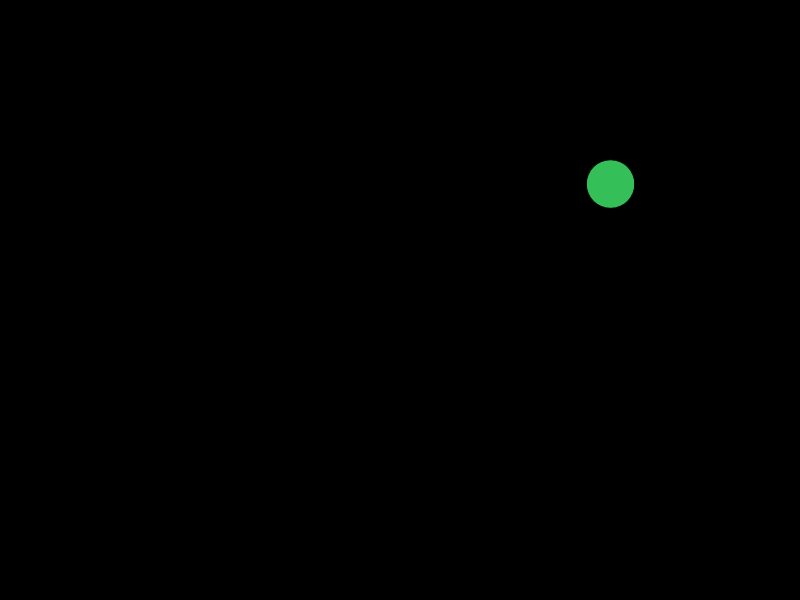
Frame 1 (no input)
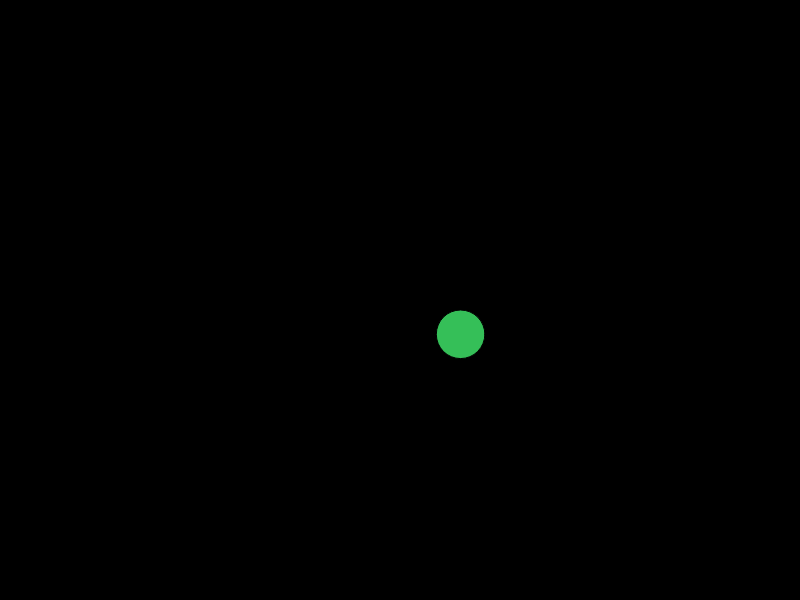
Frame 60 (no input)
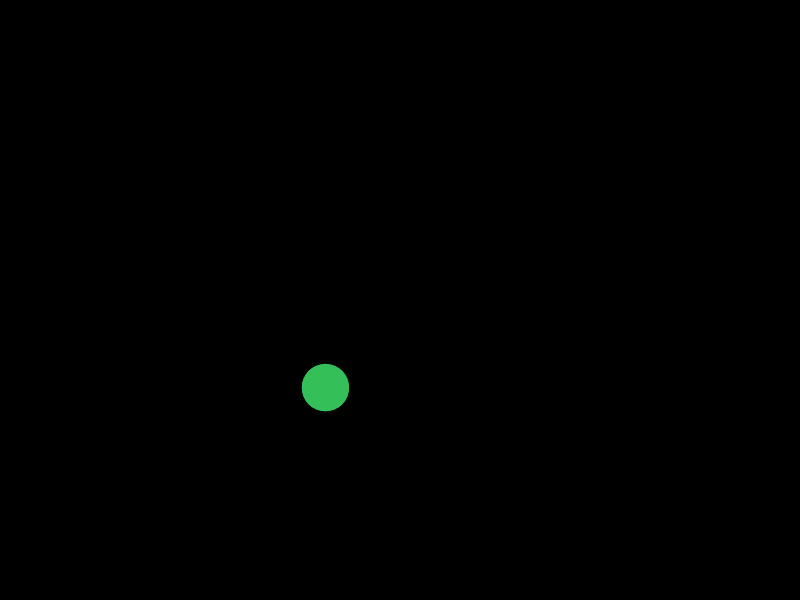
Frame 120 (the mouse pressed at the canvas centre since frame 60)

The p5.js sketch that drew these frames (run headless with seeded random() and noise() and a simulated clock; from frame 60 on, the mouse is pressed at the canvas centre):

// p5.js sketch
// ── sketch.js
var canvas;
var winWidth = 800;
var winHeight = 600;
var numOfParticles = 1;

var mousePingPongForce = 0.5;
var mousePingPongForceEnabled = false;

var blowStrength = 5;
var blowUpEnabled = true;
var isBlown = false;

function setup() {
  canvas = createCanvas(winWidth, winHeight);
  World.createRandomParticles(numOfParticles);
}

function draw() {
  background(0);
  update();
  World.draw();
}

function update() {
  World.update();
  
  //click mouse button to move particles up defying gravity and release to fall
  if(blowUpEnabled) {
    if(mouseIsPressed) {
      if(!isBlown) {
        World.particles.forEach(function(p) {p.applyForce(createVector(0, -blowStrength));});
        isBlown = true;
      }
    } else {
      if(isBlown) {
        World.particles.forEach(function(p) {p.applyForce(createVector(0, blowStrength));});
        isBlown = false;
      }
    }
  }
}

function mousePressed() {
  if(mousePingPongForceEnabled) {
    if(mouseButton === LEFT) {
      World.particles.forEach(function(p) {p.applyForce(createVector(0, -mousePingPongForce));});
    } else if(mouseButton === RIGHT) {
      World.particles.forEach(function(p) {p.applyForce(createVector(0, mousePingPongForce));});
    }
  }
}
// ── particle.js
function Particle() {
  this.size = random(20, 60);
  this.color = {r: random(0, 255), g: random(0, 255), b: random(0, 255)};
  this.damping = 0.998;
  this.mass = this.size / 10;
  this.pos = createVector(random(this.size, width - this.size), random(this.size, height - this.size));
  this.velocity = createVector(random(-10, 20), random(-20, 10));
  this.accelaration = createVector(0, 0);
  
  this.boundToWall = function() {
    if(this.pos.x - this.size / 2 <= 0) {
      this.velocity.x *= -1; 
      this.pos.x = this.size / 2;
    }
    
    if(this.pos.x + this.size / 2 >= width) {
      this.velocity.x *= -1; 
      this.pos.x = width - this.size / 2;
    }
    
    if(this.pos.y - this.size / 2 <= 0) {
      this.velocity.y *= -1; 
      this.pos.y = this.size / 2;
    }
    
    if(this.pos.y + this.size / 2 >= height) {
      this.velocity.y *= -1; 
      this.pos.y = height - this.size / 2;
    }
  }
};

Particle.prototype.applyGravity = function(force) {
  this.accelaration.add(force.copy().div(this.mass));
};

Particle.prototype.applyForce = function(force) {
  this.accelaration.add(force.copy().div(this.mass));
};

Particle.prototype.update = function() {
  this.velocity.add(this.accelaration).mult(this.damping);
  this.velocity.x = Math.round(this.velocity.x * 1000) / 1000;
  this.velocity.y = Math.round(this.velocity.y * 1000) / 1000;
  this.pos.add(this.velocity);
  
  this.boundToWall();
};

Particle.prototype.draw = function() {
  fill(this.color.r, this.color.g, this.color.b);
  stroke(0);
  ellipse(this.pos.x, this.pos.y, this.size, this.size);
};
// ── world.js
var World = {
  gravity: 0.9,
  particles: [],
  
  update: function() {
    this.particles.forEach(function(p) {p.update();});
  },
  
  draw: function() {
    this.particles.forEach(function(p) {p.draw();});
  },
  
  createParticle: function() {
    var p = new Particle();
    
    //apply gravity
    p.applyGravity(createVector(0, this.gravity * p.mass));
    
    this.particles.push(p);
  },
  
  createRandomParticles: function(n) {
    for(var i = 0; i < n; i++) {
      this.createParticle();
    }
  }
};
